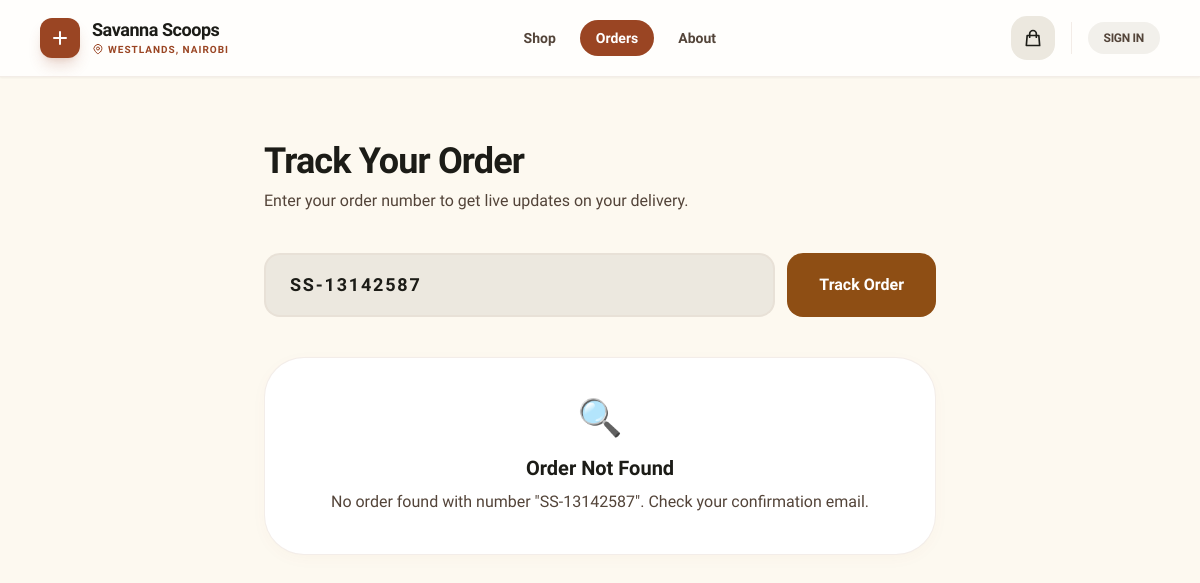
The page /tracking/?order_id=SS-13142587 on the database as committed earlier.
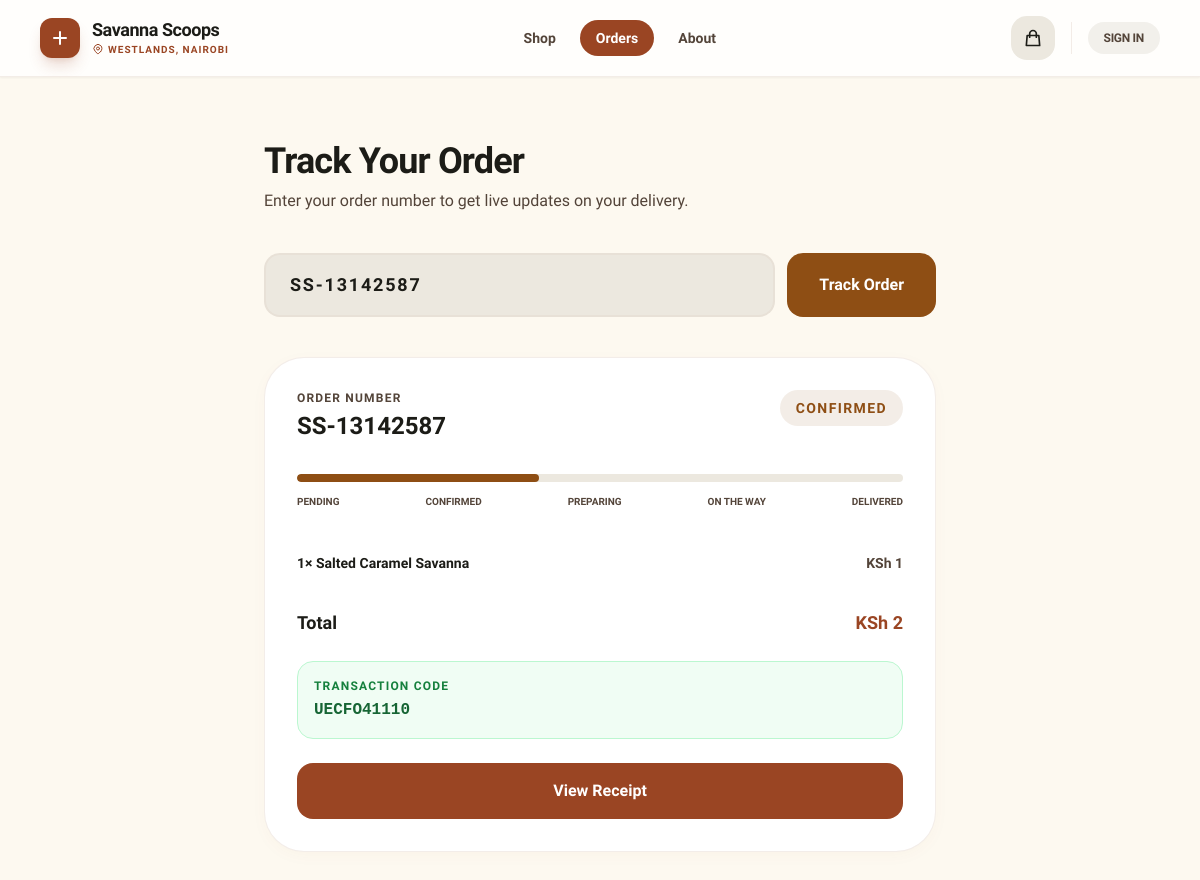
The same page on the database as committed later.
### orders/models.py (models this page shows, shortened)
class Order(models.Model):
    STATUS_CHOICES = [
        ('pending', 'Pending Payment'),
        ('confirmed', 'Confirmed'),
        ('preparing', 'Preparing'),
        ('out_for_delivery', 'Out for Delivery'),
        ('delivered', 'Delivered'),
        ('cancelled', 'Cancelled'),
    ]
    order_number = models.CharField(max_length=20, unique=True, default=generate_order_number)
    user = models.ForeignKey(User, on_delete=models.SET_NULL, null=True, blank=True, related_name='orders')
    customer_name = models.CharField(max_length=200)
    customer_email = models.EmailField()
    customer_phone = models.CharField(max_length=20)
    delivery_address = models.TextField()
    delivery_instructions = models.TextField(blank=True)
    subtotal = models.DecimalField(max_digits=10, decimal_places=2, default=0)
    delivery_fee = models.DecimalField(max_digits=8, decimal_places=2, default=150)
    total = models.DecimalField(max_digits=10, decimal_places=2, default=0)
    status = models.CharField(max_length=30, choices=STATUS_CHOICES, default='pending')
    payment_method = models.CharField(max_length=50, default='M-Pesa')
    payment_status = models.CharField(max_length=20, default='pending')
    mpesa_receipt = models.CharField(max_length=50, blank=True)
    notes = models.TextField(blank=True)
    created_at = models.DateTimeField(auto_now_add=True)
    updated_at = models.DateTimeField(auto_now=True)
    class Meta:
        ordering = ['-created_at']
    @property
    def status_percentage(self):
        stages = ['pending', 'confirmed', 'preparing', 'out_for_delivery', 'delivered']
        try:
            idx = stages.index(self.status)
            return int(((idx + 1) / len(stages)) * 100)
        except ValueError:
            return 0

class OrderItem(models.Model):
    order = models.ForeignKey(Order, on_delete=models.CASCADE, related_name='items')
    flavor = models.ForeignKey(Flavor, on_delete=models.SET_NULL, null=True)
    flavor_name = models.CharField(max_length=200)  # Snapshot
    price = models.DecimalField(max_digits=10, decimal_places=2)
    quantity = models.PositiveIntegerField(default=1)
    subtotal = models.DecimalField(max_digits=10, decimal_places=2)

### store/views.py (the view)
def tracking(request):
    order_id = request.GET.get('order_id', '')
    order = None
    if order_id:
        from orders.models import Order
        try:
            order = Order.objects.get(order_number=order_id)
        except Order.DoesNotExist:
            messages.error(request, 'Order not found.')
    return render(request, 'customer/tracking.html', {
        'order': order,
        'order_id': order_id,
        'active_section': 'tracking',
        'stages': ['Pending', 'Confirmed', 'Preparing', 'On the Way', 'Delivered'],
    })

### store/context_processors.py (called while the page is built)
def cart_count(request):
    cart = request.session.get('cart', {})
    count = sum(v['qty'] for v in cart.values())
    return {'cart_count': count}

def site_settings(request):
    settings = SiteSettings.get_settings()
    return {'site_settings': settings}

### store/models.py (called while the page is built)
    @classmethod
    def get_settings(cls):
        obj, _ = cls.objects.get_or_create(pk=1)
        return obj

### templates/customer/tracking.html (shortened to what this page needs)
{% extends "base.html" %}
{% block body %}
<div class="flex flex-col min-h-screen">
  {% include "partials/customer_header.html" %}
  <main class="flex-1 bg-surface px-4 md:px-10 py-16">
    <div class="max-w-2xl mx-auto">
      <h1 class="text-4xl font-sans font-black tracking-tight mb-2">Track Your Order</h1>
      <p class="text-on-surface-variant mb-10">Enter your order number to get live updates on your delivery.</p>
      <form method="get" class="flex gap-3 mb-10">
        <input type="text" name="order_id" value="{{ order_id }}" placeholder="e.g. SS-ABC12345"
               class="flex-1 bg-surface-container-high border-2 border-outline-variant/20 rounded-2xl py-4 px-6 font-black tracking-widest text-lg focus:border-primary/40 outline-none transition-all"/>
        <button type="submit" class="px-8 py-4 bg-primary text-white rounded-2xl font-bold hover:opacity-90 transition-all whitespace-nowrap">
          Track Order
        </button>
      </form>
      {% if order %}
      <div class="sculpted-card rounded-[2.5rem] p-8">
        <div class="flex justify-between items-start mb-8">
          <div>
            <p class="text-xs font-bold text-on-surface-variant uppercase tracking-widest mb-1">Order Number</p>
            <h2 class="text-2xl font-sans font-black font-mono">{{ order.order_number }}</h2>
          </div>
          <span class="px-4 py-2 rounded-full text-sm font-black uppercase tracking-widest
            {% if order.status == 'delivered' %}bg-green-100 text-green-700
            {% elif order.status == 'cancelled' %}bg-tertiary/10 text-tertiary
            {% else %}bg-primary/10 text-primary{% endif %}">
            {{ order.get_status_display }}
          </span>
        </div>
        <div class="mb-8">
          <div class="h-2 bg-surface-container-high rounded-full overflow-hidden">
            <div class="h-full bg-primary rounded-full transition-all duration-1000" style="width:{{ order.status_percentage }}%"></div>
          </div>
          <div class="flex justify-between mt-3">
            {% for stage in stages %}<span class="text-[10px] font-bold uppercase text-on-surface-variant">{{ stage }}</span>{% endfor %}
          </div>
        </div>
        <div class="space-y-3 mb-6">
          {% for item in order.items.all %}
          <div class="flex justify-between items-center py-3 border-b border-outline-variant/10 last:border-0">
            <span class="text-sm font-bold">{{ item.quantity }}× {{ item.flavor_name }}</span>
            <span class="text-sm text-on-surface-variant font-semibold">KSh {{ item.subtotal|floatformat:0 }}</span>
          </div>
          {% endfor %}
        </div>
        <div class="flex justify-between font-sans font-black text-lg">
          <span>Total</span>
          <span class="text-secondary">KSh {{ order.total|floatformat:0 }}</span>
        </div>
        {% if order.mpesa_receipt %}
        <div class="mt-6 p-4 bg-green-50 rounded-2xl border border-green-200">
          <p class="text-xs font-bold text-green-700 uppercase tracking-widest">Transaction Code</p>
          <p class="font-mono font-bold text-green-800 mt-1">{{ order.mpesa_receipt }}</p>
        </div>
        {% endif %}
        {% if order.payment_status == 'paid' %}
        <a href="{% url 'order_receipt' order.order_number %}" class="mt-6 inline-flex w-full justify-center py-4 bg-secondary text-white rounded-2xl font-bold hover:opacity-90 transition-all">
          View Receipt
        </a>
        {% endif %}
      </div>
      {% elif order_id %}
      <div class="sculpted-card rounded-[2.5rem] p-10 text-center">
        <div class="text-4xl mb-4">🔍</div>
        <h3 class="font-sans font-bold text-xl mb-2">Order Not Found</h3>
        <p class="text-on-surface-variant">No order found with number "{{ order_id }}". Check your confirmation email.</p>
      </div>
      {% endif %}
    </div>
  </main>
</div>
{% endblock %}

Rows that differ between the two databases and show on the page:
added Order: order_number "SS-13142587", status "CONFIRMED", total "2", mpesa_receipt "UECFO41110"
added OrderItem: quantity "1", flavor_name "Salted Caramel Savanna", subtotal "1"
Other text that changed with them:
{{ order_id }}: "SS-13142587" → (not shown)
text no longer shown: "🔍 Order Not Found No order found with number \" \". Check your confirmation email."
text now shown: "ORDER NUMBER Total KSh TRANSACTION CODE View Receipt"
new list line: "PENDING"
new list line: "CONFIRMED"
new list line: "PREPARING"
new list line: "ON THE WAY"
new list line: "DELIVERED"
